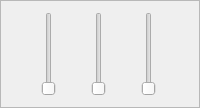
        <widget class="QFrame" name="ecg_sliders_frame">
         <property name="sizePolicy">
          <sizepolicy hsizetype="Expanding" vsizetype="Expanding">
           <horstretch>0</horstretch>
           <verstretch>0</verstretch>
          </sizepolicy>
         </property>
         <property name="maximumSize">
          <size>
           <width>16777215</width>
           <height>16777215</height>
          </size>
         </property>
         <property name="cursor">
          <cursorShape>ArrowCursor</cursorShape>
         </property>
         <property name="frameShape">
          <enum>QFrame::StyledPanel</enum>
         </property>
         <property name="frameShadow">
          <enum>QFrame::Raised</enum>
         </property>
         <layout class="QHBoxLayout" name="horizontalLayout_8">
          <item>
           <widget class="QSlider" name="ecg_arrhythmia1_slider">
            <property name="cursor">
             <cursorShape>OpenHandCursor</cursorShape>
            </property>
            <property name="maximum">
             <number>10</number>
            </property>
            <property name="pageStep">
             <number>1</number>
            </property>
            <property name="orientation">
             <enum>Qt::Vertical</enum>
            </property>
           </widget>
          </item>
          <item>
           <widget class="QSlider" name="ecg_arrhythmia2_slider">
            <property name="cursor">
             <cursorShape>OpenHandCursor</cursorShape>
            </property>
            <property name="maximum">
             <number>10</number>
            </property>
            <property name="pageStep">
             <number>1</number>
            </property>
            <property name="orientation">
             <enum>Qt::Vertical</enum>
            </property>
           </widget>
          </item>
          <item>
           <widget class="QSlider" name="ecg_arrhythmia3_slider">
            <property name="cursor">
             <cursorShape>OpenHandCursor</cursorShape>
            </property>
            <property name="orientation">
             <enum>Qt::Vertical</enum>
            </property>
           </widget>
          </item>
         </layout>
        </widget>
